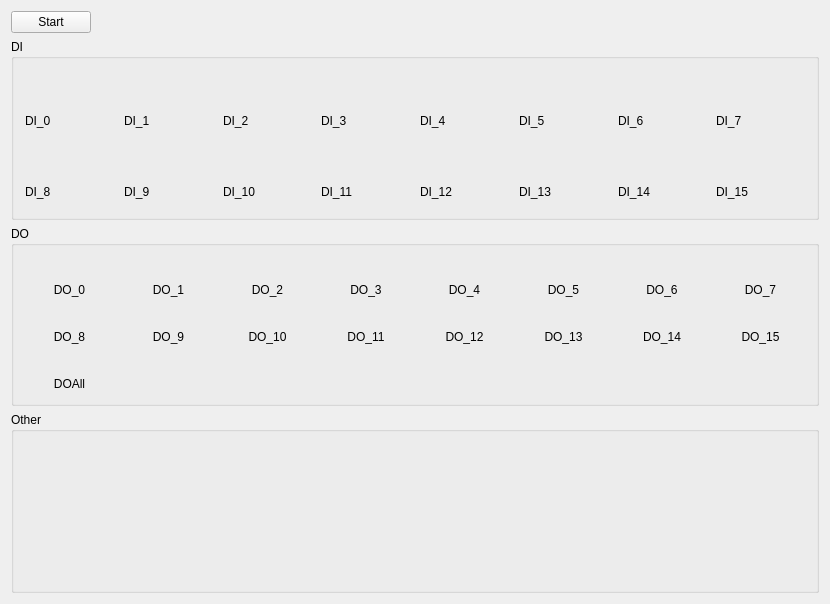
<?xml version="1.0" encoding="UTF-8"?>
<ui version="4.0">
 <class>dioTestPage</class>
 <widget class="QWidget" name="dioTestPage">
  <property name="geometry">
   <rect>
    <x>0</x>
    <y>0</y>
    <width>830</width>
    <height>604</height>
   </rect>
  </property>
  <property name="windowTitle">
   <string>dioTestPage</string>
  </property>
  <layout class="QVBoxLayout" name="verticalLayout">
   <item>
    <layout class="QHBoxLayout" name="horizontalLayout">
     <item>
      <widget class="QPushButton" name="m_StartStopBtn">
       <property name="text">
        <string>Start</string>
       </property>
      </widget>
     </item>
     <item>
      <spacer name="horizontalSpacer">
       <property name="orientation">
        <enum>Qt::Horizontal</enum>
       </property>
       <property name="sizeHint" stdset="0">
        <size>
         <width>40</width>
         <height>20</height>
        </size>
       </property>
      </spacer>
     </item>
    </layout>
   </item>
   <item>
    <widget class="QGroupBox" name="groupBoxDI">
     <property name="title">
      <string>DI</string>
     </property>
     <layout class="QGridLayout" name="gridLayout">
      <property name="horizontalSpacing">
       <number>10</number>
      </property>
      <item row="0" column="0">
       <layout class="QVBoxLayout" name="verticalLayout_2">
        <item>
         <widget class="ledWidget" name="m_led0" native="true">
          <property name="minimumSize">
           <size>
            <width>20</width>
            <height>20</height>
           </size>
          </property>
         </widget>
        </item>
        <item>
         <widget class="QLabel" name="m_led0Label">
          <property name="minimumSize">
           <size>
            <width>20</width>
            <height>20</height>
           </size>
          </property>
          <property name="text">
           <string>DI_0</string>
          </property>
          <property name="alignment">
           <set>Qt::AlignLeading|Qt::AlignLeft|Qt::AlignVCenter</set>
          </property>
         </widget>
        </item>
       </layout>
      </item>
      <item row="0" column="1">
       <layout class="QVBoxLayout" name="verticalLayout_3">
        <item>
         <widget class="ledWidget" name="m_led1" native="true">
          <property name="minimumSize">
           <size>
            <width>20</width>
            <height>20</height>
           </size>
          </property>
         </widget>
        </item>
        <item>
         <widget class="QLabel" name="m_led1Label">
          <property name="text">
           <string>DI_1</string>
          </property>
          <property name="alignment">
           <set>Qt::AlignLeading|Qt::AlignLeft|Qt::AlignVCenter</set>
          </property>
         </widget>
        </item>
       </layout>
      </item>
      <item row="0" column="2">
       <layout class="QVBoxLayout" name="verticalLayout_4">
        <item>
         <widget class="ledWidget" name="m_led2" native="true">
          <property name="minimumSize">
           <size>
            <width>20</width>
            <height>20</height>
           </size>
          </property>
         </widget>
        </item>
        <item>
         <widget class="QLabel" name="m_led2Label">
          <property name="text">
           <string>DI_2</string>
          </property>
          <property name="alignment">
           <set>Qt::AlignLeading|Qt::AlignLeft|Qt::AlignVCenter</set>
          </property>
         </widget>
        </item>
       </layout>
      </item>
      <item row="0" column="3">
       <layout class="QVBoxLayout" name="verticalLayout_5">
        <item>
         <widget class="ledWidget" name="m_led3" native="true">
          <property name="minimumSize">
           <size>
            <width>20</width>
            <height>20</height>
           </size>
          </property>
         </widget>
        </item>
        <item>
         <widget class="QLabel" name="m_led3Label">
          <property name="text">
           <string>DI_3</string>
          </property>
          <property name="alignment">
           <set>Qt::AlignLeading|Qt::AlignLeft|Qt::AlignVCenter</set>
          </property>
         </widget>
        </item>
       </layout>
      </item>
      <item row="0" column="4">
       <layout class="QVBoxLayout" name="verticalLayout_6">
        <item>
         <widget class="ledWidget" name="m_led4" native="true">
          <property name="minimumSize">
           <size>
            <width>20</width>
            <height>20</height>
           </size>
          </property>
         </widget>
        </item>
        <item>
         <widget class="QLabel" name="m_led4Label">
          <property name="text">
           <string>DI_4</string>
          </property>
          <property name="alignment">
           <set>Qt::AlignLeading|Qt::AlignLeft|Qt::AlignVCenter</set>
          </property>
         </widget>
        </item>
       </layout>
      </item>
      <item row="0" column="5">
       <layout class="QVBoxLayout" name="verticalLayout_7">
        <item>
         <widget class="ledWidget" name="m_led5" native="true">
          <property name="minimumSize">
           <size>
            <width>20</width>
            <height>20</height>
           </size>
          </property>
         </widget>
        </item>
        <item>
         <widget class="QLabel" name="m_led5Label">
          <property name="text">
           <string>DI_5</string>
          </property>
          <property name="alignment">
           <set>Qt::AlignLeading|Qt::AlignLeft|Qt::AlignVCenter</set>
          </property>
         </widget>
        </item>
       </layout>
      </item>
      <item row="0" column="6">
       <layout class="QVBoxLayout" name="verticalLayout_8">
        <item>
         <widget class="ledWidget" name="m_led6" native="true">
          <property name="minimumSize">
           <size>
            <width>20</width>
            <height>20</height>
           </size>
          </property>
         </widget>
        </item>
        <item>
         <widget class="QLabel" name="m_led6Label">
          <property name="text">
           <string>DI_6</string>
          </property>
          <property name="alignment">
           <set>Qt::AlignLeading|Qt::AlignLeft|Qt::AlignVCenter</set>
          </property>
         </widget>
        </item>
       </layout>
      </item>
      <item row="0" column="7">
       <layout class="QVBoxLayout" name="verticalLayout_9">
        <item>
         <widget class="ledWidget" name="m_led7" native="true">
          <property name="minimumSize">
           <size>
            <width>20</width>
            <height>20</height>
           </size>
          </property>
         </widget>
        </item>
        <item>
         <widget class="QLabel" name="m_led7Label">
          <property name="text">
           <string>DI_7</string>
          </property>
          <property name="alignment">
           <set>Qt::AlignLeading|Qt::AlignLeft|Qt::AlignVCenter</set>
          </property>
         </widget>
        </item>
       </layout>
      </item>
      <item row="1" column="0">
       <layout class="QVBoxLayout" name="verticalLayout_10">
        <item>
         <widget class="ledWidget" name="m_led8" native="true">
          <property name="minimumSize">
           <size>
            <width>20</width>
            <height>20</height>
           </size>
          </property>
         </widget>
        </item>
        <item>
         <widget class="QLabel" name="m_led8Label">
          <property name="text">
           <string>DI_8</string>
          </property>
          <property name="alignment">
           <set>Qt::AlignLeading|Qt::AlignLeft|Qt::AlignVCenter</set>
          </property>
         </widget>
        </item>
       </layout>
      </item>
      <item row="1" column="1">
       <layout class="QVBoxLayout" name="verticalLayout_11">
        <item>
         <widget class="ledWidget" name="m_led9" native="true">
          <property name="minimumSize">
           <size>
            <width>20</width>
            <height>20</height>
           </size>
          </property>
         </widget>
        </item>
        <item>
         <widget class="QLabel" name="m_led9Label">
          <property name="text">
           <string>DI_9</string>
          </property>
          <property name="alignment">
           <set>Qt::AlignLeading|Qt::AlignLeft|Qt::AlignVCenter</set>
          </property>
         </widget>
        </item>
       </layout>
      </item>
      <item row="1" column="2">
       <layout class="QVBoxLayout" name="verticalLayout_12">
        <item>
         <widget class="ledWidget" name="m_led10" native="true">
          <property name="minimumSize">
           <size>
            <width>20</width>
            <height>20</height>
           </size>
          </property>
         </widget>
        </item>
        <item>
         <widget class="QLabel" name="m_led10Label">
          <property name="text">
           <string>DI_10</string>
          </property>
          <property name="alignment">
           <set>Qt::AlignLeading|Qt::AlignLeft|Qt::AlignVCenter</set>
          </property>
         </widget>
        </item>
       </layout>
      </item>
      <item row="1" column="3">
       <layout class="QVBoxLayout" name="verticalLayout_13">
        <item>
         <widget class="ledWidget" name="m_led11" native="true">
          <property name="minimumSize">
           <size>
            <width>20</width>
            <height>20</height>
           </size>
          </property>
         </widget>
        </item>
        <item>
         <widget class="QLabel" name="m_led11Label">
          <property name="text">
           <string>DI_11</string>
          </property>
          <property name="alignment">
           <set>Qt::AlignLeading|Qt::AlignLeft|Qt::AlignVCenter</set>
          </property>
         </widget>
        </item>
       </layout>
      </item>
      <item row="1" column="4">
       <layout class="QVBoxLayout" name="verticalLayout_14">
        <item>
         <widget class="ledWidget" name="m_led12" native="true">
          <property name="minimumSize">
           <size>
            <width>20</width>
            <height>20</height>
           </size>
          </property>
         </widget>
        </item>
        <item>
         <widget class="QLabel" name="m_led12Label">
          <property name="text">
           <string>DI_12</string>
          </property>
          <property name="alignment">
           <set>Qt::AlignLeading|Qt::AlignLeft|Qt::AlignVCenter</set>
          </property>
         </widget>
        </item>
       </layout>
      </item>
      <item row="1" column="5">
       <layout class="QVBoxLayout" name="verticalLayout_15">
        <item>
         <widget class="ledWidget" name="m_led13" native="true">
          <property name="minimumSize">
           <size>
            <width>20</width>
            <height>20</height>
           </size>
          </property>
         </widget>
        </item>
        <item>
         <widget class="QLabel" name="m_led13Label">
          <property name="text">
           <string>DI_13</string>
          </property>
          <property name="alignment">
           <set>Qt::AlignLeading|Qt::AlignLeft|Qt::AlignVCenter</set>
          </property>
         </widget>
        </item>
       </layout>
      </item>
      <item row="1" column="6">
       <layout class="QVBoxLayout" name="verticalLayout_16">
        <item>
         <widget class="ledWidget" name="m_led14" native="true">
          <property name="minimumSize">
           <size>
            <width>20</width>
            <height>20</height>
           </size>
          </property>
         </widget>
        </item>
        <item>
         <widget class="QLabel" name="m_led14Label">
          <property name="text">
           <string>DI_14</string>
          </property>
          <property name="alignment">
           <set>Qt::AlignLeading|Qt::AlignLeft|Qt::AlignVCenter</set>
          </property>
         </widget>
        </item>
       </layout>
      </item>
      <item row="1" column="7">
       <layout class="QVBoxLayout" name="verticalLayout_17">
        <item>
         <widget class="ledWidget" name="m_led15" native="true">
          <property name="minimumSize">
           <size>
            <width>20</width>
            <height>20</height>
           </size>
          </property>
         </widget>
        </item>
        <item>
         <widget class="QLabel" name="m_led15Label">
          <property name="text">
           <string>DI_15</string>
          </property>
          <property name="alignment">
           <set>Qt::AlignLeading|Qt::AlignLeft|Qt::AlignVCenter</set>
          </property>
         </widget>
        </item>
       </layout>
      </item>
     </layout>
    </widget>
   </item>
   <item>
    <widget class="QGroupBox" name="groupBoxDO">
     <property name="title">
      <string>DO</string>
     </property>
     <layout class="QGridLayout" name="gridLayout_2">
      <property name="horizontalSpacing">
       <number>10</number>
      </property>
      <item row="0" column="0">
       <layout class="QVBoxLayout" name="verticalLayout_18">
        <item>
         <widget class="switchButton" name="m_DO0" native="true">
          <property name="minimumSize">
           <size>
            <width>20</width>
            <height>10</height>
           </size>
          </property>
         </widget>
        </item>
        <item>
         <widget class="QLabel" name="m_DO0Label">
          <property name="text">
           <string>DO_0</string>
          </property>
          <property name="alignment">
           <set>Qt::AlignCenter</set>
          </property>
         </widget>
        </item>
       </layout>
      </item>
      <item row="0" column="1">
       <layout class="QVBoxLayout" name="verticalLayout_19">
        <item>
         <widget class="switchButton" name="m_DO1" native="true">
          <property name="minimumSize">
           <size>
            <width>20</width>
            <height>10</height>
           </size>
          </property>
         </widget>
        </item>
        <item>
         <widget class="QLabel" name="m_DO1Label">
          <property name="text">
           <string>DO_1</string>
          </property>
          <property name="alignment">
           <set>Qt::AlignCenter</set>
          </property>
         </widget>
        </item>
       </layout>
      </item>
      <item row="0" column="2">
       <layout class="QVBoxLayout" name="verticalLayout_20">
        <item>
         <widget class="switchButton" name="m_DO2" native="true">
          <property name="minimumSize">
           <size>
            <width>20</width>
            <height>10</height>
           </size>
          </property>
         </widget>
        </item>
        <item>
         <widget class="QLabel" name="m_DO2Label">
          <property name="text">
           <string>DO_2</string>
          </property>
          <property name="alignment">
           <set>Qt::AlignCenter</set>
          </property>
         </widget>
        </item>
       </layout>
      </item>
      <item row="0" column="3">
       <layout class="QVBoxLayout" name="verticalLayout_21">
        <item>
         <widget class="switchButton" name="m_DO3" native="true">
          <property name="minimumSize">
           <size>
            <width>20</width>
            <height>10</height>
           </size>
          </property>
         </widget>
        </item>
        <item>
         <widget class="QLabel" name="m_DO3Label">
          <property name="text">
           <string>DO_3</string>
          </property>
          <property name="alignment">
           <set>Qt::AlignCenter</set>
          </property>
         </widget>
        </item>
       </layout>
      </item>
      <item row="0" column="4">
       <layout class="QVBoxLayout" name="verticalLayout_22">
        <item>
         <widget class="switchButton" name="m_DO4" native="true">
          <property name="minimumSize">
           <size>
            <width>20</width>
            <height>10</height>
           </size>
          </property>
         </widget>
        </item>
        <item>
         <widget class="QLabel" name="m_DO4Label">
          <property name="text">
           <string>DO_4</string>
          </property>
          <property name="alignment">
           <set>Qt::AlignCenter</set>
          </property>
         </widget>
        </item>
       </layout>
      </item>
      <item row="0" column="5">
       <layout class="QVBoxLayout" name="verticalLayout_23">
        <item>
         <widget class="switchButton" name="m_DO5" native="true">
          <property name="minimumSize">
           <size>
            <width>20</width>
            <height>10</height>
           </size>
          </property>
         </widget>
        </item>
        <item>
         <widget class="QLabel" name="m_DO5Label">
          <property name="text">
           <string>DO_5</string>
          </property>
          <property name="alignment">
           <set>Qt::AlignCenter</set>
          </property>
         </widget>
        </item>
       </layout>
      </item>
      <item row="0" column="6">
       <layout class="QVBoxLayout" name="verticalLayout_24">
        <item>
         <widget class="switchButton" name="m_DO6" native="true">
          <property name="minimumSize">
           <size>
            <width>20</width>
            <height>10</height>
           </size>
          </property>
         </widget>
        </item>
        <item>
         <widget class="QLabel" name="m_DO6Label">
          <property name="text">
           <string>DO_6</string>
          </property>
          <property name="alignment">
           <set>Qt::AlignCenter</set>
          </property>
         </widget>
        </item>
       </layout>
      </item>
      <item row="0" column="7">
       <layout class="QVBoxLayout" name="verticalLayout_25">
        <item>
         <widget class="switchButton" name="m_DO7" native="true">
          <property name="minimumSize">
           <size>
            <width>20</width>
            <height>10</height>
           </size>
          </property>
         </widget>
        </item>
        <item>
         <widget class="QLabel" name="m_DO7Label">
          <property name="text">
           <string>DO_7</string>
          </property>
          <property name="alignment">
           <set>Qt::AlignCenter</set>
          </property>
         </widget>
        </item>
       </layout>
      </item>
      <item row="1" column="0">
       <layout class="QVBoxLayout" name="verticalLayout_26">
        <item>
         <widget class="switchButton" name="m_DO8" native="true">
          <property name="minimumSize">
           <size>
            <width>20</width>
            <height>10</height>
           </size>
          </property>
         </widget>
        </item>
        <item>
         <widget class="QLabel" name="m_DO8Label">
          <property name="text">
           <string>DO_8</string>
          </property>
          <property name="alignment">
           <set>Qt::AlignCenter</set>
          </property>
         </widget>
        </item>
       </layout>
      </item>
      <item row="1" column="1">
       <layout class="QVBoxLayout" name="verticalLayout_27">
        <item>
         <widget class="switchButton" name="m_DO9" native="true">
          <property name="minimumSize">
           <size>
            <width>20</width>
            <height>10</height>
           </size>
          </property>
         </widget>
        </item>
        <item>
         <widget class="QLabel" name="m_DO9Label">
          <property name="text">
           <string>DO_9</string>
          </property>
          <property name="alignment">
           <set>Qt::AlignCenter</set>
          </property>
         </widget>
        </item>
       </layout>
      </item>
      <item row="1" column="2">
       <layout class="QVBoxLayout" name="verticalLayout_28">
        <item>
         <widget class="switchButton" name="m_DO10" native="true">
          <property name="minimumSize">
           <size>
            <width>20</width>
            <height>10</height>
           </size>
          </property>
         </widget>
        </item>
        <item>
         <widget class="QLabel" name="m_DO10Label">
          <property name="text">
           <string>DO_10</string>
          </property>
          <property name="alignment">
           <set>Qt::AlignCenter</set>
          </property>
         </widget>
        </item>
       </layout>
      </item>
      <item row="1" column="3">
       <layout class="QVBoxLayout" name="verticalLayout_29">
        <item>
         <widget class="switchButton" name="m_DO11" native="true">
          <property name="minimumSize">
           <size>
            <width>20</width>
            <height>10</height>
           </size>
          </property>
         </widget>
        </item>
        <item>
         <widget class="QLabel" name="m_DO11Label">
          <property name="text">
           <string>DO_11</string>
          </property>
          <property name="alignment">
           <set>Qt::AlignCenter</set>
          </property>
         </widget>
        </item>
       </layout>
      </item>
      <item row="1" column="4">
       <layout class="QVBoxLayout" name="verticalLayout_30">
        <item>
         <widget class="switchButton" name="m_DO12" native="true">
          <property name="minimumSize">
           <size>
            <width>20</width>
            <height>10</height>
           </size>
          </property>
         </widget>
        </item>
        <item>
         <widget class="QLabel" name="m_DO12Label">
          <property name="text">
           <string>DO_12</string>
          </property>
          <property name="alignment">
           <set>Qt::AlignCenter</set>
          </property>
         </widget>
        </item>
       </layout>
      </item>
      <item row="1" column="5">
       <layout class="QVBoxLayout" name="verticalLayout_31">
        <item>
         <widget class="switchButton" name="m_DO13" native="true">
          <property name="minimumSize">
           <size>
            <width>20</width>
            <height>10</height>
           </size>
          </property>
         </widget>
        </item>
        <item>
         <widget class="QLabel" name="m_DO13Label">
          <property name="text">
           <string>DO_13</string>
          </property>
          <property name="alignment">
           <set>Qt::AlignCenter</set>
          </property>
         </widget>
        </item>
       </layout>
      </item>
      <item row="1" column="6">
       <layout class="QVBoxLayout" name="verticalLayout_32">
        <item>
         <widget class="switchButton" name="m_DO14" native="true">
          <property name="minimumSize">
           <size>
            <width>20</width>
            <height>10</height>
           </size>
          </property>
         </widget>
        </item>
        <item>
         <widget class="QLabel" name="m_DO14Label">
          <property name="text">
           <string>DO_14</string>
          </property>
          <property name="alignment">
           <set>Qt::AlignCenter</set>
          </property>
         </widget>
        </item>
       </layout>
      </item>
      <item row="1" column="7">
       <layout class="QVBoxLayout" name="verticalLayout_33">
        <item>
         <widget class="switchButton" name="m_DO15" native="true">
          <property name="minimumSize">
           <size>
            <width>20</width>
            <height>10</height>
           </size>
          </property>
         </widget>
        </item>
        <item>
         <widget class="QLabel" name="m_DO15Label">
          <property name="text">
           <string>DO_15</string>
          </property>
          <property name="alignment">
           <set>Qt::AlignCenter</set>
          </property>
         </widget>
        </item>
       </layout>
      </item>
      <item row="2" column="0">
       <layout class="QVBoxLayout" name="verticalLayout_34">
        <item>
         <widget class="switchButton" name="m_DOALL" native="true">
          <property name="minimumSize">
           <size>
            <width>20</width>
            <height>10</height>
           </size>
          </property>
         </widget>
        </item>
        <item>
         <widget class="QLabel" name="m_DOAllLabel">
          <property name="text">
           <string>DOAll</string>
          </property>
          <property name="alignment">
           <set>Qt::AlignCenter</set>
          </property>
         </widget>
        </item>
       </layout>
      </item>
      <item row="2" column="1" colspan="2">
       <spacer name="horizontalSpacer_2">
        <property name="orientation">
         <enum>Qt::Horizontal</enum>
        </property>
        <property name="sizeHint" stdset="0">
         <size>
          <width>188</width>
          <height>20</height>
         </size>
        </property>
       </spacer>
      </item>
     </layout>
    </widget>
   </item>
   <item>
    <widget class="QGroupBox" name="groupBox">
     <property name="title">
      <string>Other</string>
     </property>
    </widget>
   </item>
  </layout>
 </widget>
 <layoutdefault spacing="6" margin="11"/>
 <customwidgets>
  <customwidget>
   <class>ledWidget</class>
   <extends>QWidget</extends>
   <header>ledWidget.h</header>
   <container>1</container>
  </customwidget>
  <customwidget>
   <class>switchButton</class>
   <extends>QWidget</extends>
   <header>switchButton.h</header>
   <container>1</container>
  </customwidget>
 </customwidgets>
 <resources/>
 <connections/>
</ui>
